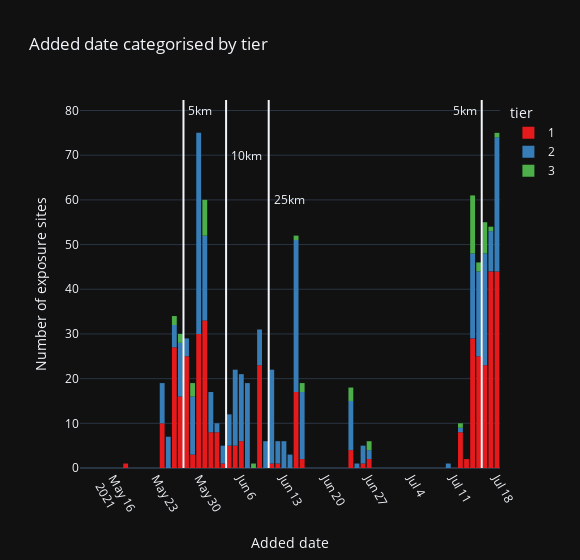

Notebook code for this chart:
### Code cell
fig_added = px.histogram(df_official.sort_values(by='tier'), 
                        x='Added_date_dtm', template='plotly_dark', 
                        color='tier', color_discrete_sequence=px.colors.qualitative.Set1[0:3], 
                        title='Added date categorised by tier', nbins=nbins.days+1)
fig_added.add_vline(x=dt.datetime(2021, 5, 27, 12, 0))
fig_added.add_annotation(x = '2021-05-27', y= 80, text='  5km', xanchor='left', ax=10, ay=20, showarrow=False)
fig_added.add_vline(x=dt.datetime(2021, 6, 3, 12, 0))
fig_added.add_annotation(x = '2021-06-03', y= 70, text='  10km', xanchor='left', ax=10, ay=20, showarrow=False)
fig_added.add_vline(x=dt.datetime(2021, 6, 10, 12, 0))
fig_added.add_annotation(x = '2021-06-10', y= 60, text='  25km', xanchor='left', ax=10, ay=20, showarrow=False)
fig_added.add_vline(x=dt.datetime(2021, 7, 15, 12, 0))
fig_added.add_annotation(x = '2021-07-15', y= 80, text='  5km', xanchor='right', ax=10, ay=20, showarrow=False)


fig_added.update_layout(
    bargap=0.2, # gap between bars of adjacent location coordinates
    xaxis_title = "Added date", 
    yaxis_title = "Number of exposure sites", 
    width = width
)


fig_added.update_xaxes(
    tickangle = 60, 
    nticks = 10,
    range=[df_official.Exposure_date_dtm.min() - dt.timedelta(hours=12), df_official.Added_date_dtm.max() + dt.timedelta(hours=12)]
)

fig_added.show()

### Figure 1 — Plotly figure (JSON) as saved in the notebook; plotly's stock layout.template omitted (floating-point values rounded to 4 significant figures; data arrays with more than 128 entries replaced by an {"elided": "..."} marker saying what was removed)
{"data": [{"alignmentgroup": "True", "bingroup": "x", "hovertemplate": "tier=1<br>Added_date_dtm=%{x}<br>count=%{y}<extra></extra>", "legendgroup": "1", "marker": {"color": "rgb(228,26,28)"}, "name": "1", "nbinsx": 69, "offsetgroup": "1", "orientation": "v", "showlegend": true, "type": "histogram", "x": {"elided": "404 str values"}, "xaxis": "x", "yaxis": "y"}, {"alignmentgroup": "True", "bingroup": "x", "hovertemplate": "tier=2<br>Added_date_dtm=%{x}<br>count=%{y}<extra></extra>", "legendgroup": "2", "marker": {"color": "rgb(55,126,184)"}, "name": "2", "nbinsx": 69, "offsetgroup": "2", "orientation": "v", "showlegend": true, "type": "histogram", "x": {"elided": "407 str values"}, "xaxis": "x", "yaxis": "y"}, {"alignmentgroup": "True", "bingroup": "x", "hovertemplate": "tier=3<br>Added_date_dtm=%{x}<br>count=%{y}<extra></extra>", "legendgroup": "3", "marker": {"color": "rgb(77,175,74)"}, "name": "3", "nbinsx": 69, "offsetgroup": "3", "orientation": "v", "showlegend": true, "type": "histogram", "x": ["2021-05-29T00:00:00", "2021-05-31T00:00:00", "2021-07-15T00:00:00", "2021-05-31T00:00:00", "2021-05-29T00:00:00", "2021-07-16T00:00:00", "2021-06-24T00:00:00", "2021-07-14T00:00:00", "2021-07-14T00:00:00", "2021-07-14T00:00:00", "2021-07-12T00:00:00", "2021-07-14T00:00:00", "2021-07-14T00:00:00", "2021-07-14T00:00:00", "2021-05-29T00:00:00", "2021-07-14T00:00:00", "2021-06-08T00:00:00", "2021-07-14T00:00:00", "2021-07-18T00:00:00", "2021-05-31T00:00:00", "2021-07-15T00:00:00", "2021-05-31T00:00:00", "2021-05-31T00:00:00", "2021-05-31T00:00:00", "2021-07-16T00:00:00", "2021-07-16T00:00:00", "2021-07-16T00:00:00", "2021-06-24T00:00:00", "2021-06-16T00:00:00", "2021-07-16T00:00:00", "2021-05-26T00:00:00", "2021-06-16T00:00:00", "2021-07-16T00:00:00", "2021-05-26T00:00:00", "2021-07-17T00:00:00", "2021-06-27T00:00:00", "2021-07-14T00:00:00", "2021-06-15T00:00:00", "2021-06-27T00:00:00", "2021-07-14T00:00:00", "2021-07-14T00:00:00", "2021-05-27T00:00:00", "2021-05-27T00:00:00", "2021-06-24T00:00:00", "2021-07-14T00:00:00", "2021-05-31T00:00:00", "2021-07-16T00:00:00", "2021-07-14T00:00:00", "2021-05-31T00:00:00"], "xaxis": "x", "yaxis": "y"}], "layout": {"annotations": [{"ax": 10, "ay": 20, "showarrow": false, "text": "  5km", "x": "2021-05-27", "xanchor": "left", "y": 80}, {"ax": 10, "ay": 20, "showarrow": false, "text": "  10km", "x": "2021-06-03", "xanchor": "left", "y": 70}, {"ax": 10, "ay": 20, "showarrow": false, "text": "  25km", "x": "2021-06-10", "xanchor": "left", "y": 60}, {"ax": 10, "ay": 20, "showarrow": false, "text": "  5km", "x": "2021-07-15", "xanchor": "right", "y": 80}], "bargap": 0.2, "barmode": "relative", "legend": {"title": {"text": "tier"}, "tracegroupgap": 0}, "shapes": [{"type": "line", "x0": "2021-05-27T12:00:00", "x1": "2021-05-27T12:00:00", "xref": "x", "y0": 0, "y1": 1, "yref": "y domain"}, {"type": "line", "x0": "2021-06-03T12:00:00", "x1": "2021-06-03T12:00:00", "xref": "x", "y0": 0, "y1": 1, "yref": "y domain"}, {"type": "line", "x0": "2021-06-10T12:00:00", "x1": "2021-06-10T12:00:00", "xref": "x", "y0": 0, "y1": 1, "yref": "y domain"}, {"type": "line", "x0": "2021-07-15T12:00:00", "x1": "2021-07-15T12:00:00", "xref": "x", "y0": 0, "y1": 1, "yref": "y domain"}], "title": {"text": "Added date categorised by tier"}, "width": 580, "xaxis": {"anchor": "y", "domain": [0, 1], "nticks": 10, "range": ["2021-05-10T12:00:00", "2021-07-18T12:00:00"], "tickangle": 60, "title": {"text": "Added date"}}, "yaxis": {"anchor": "x", "domain": [0, 1], "title": {"text": "Number of exposure sites"}}}}
